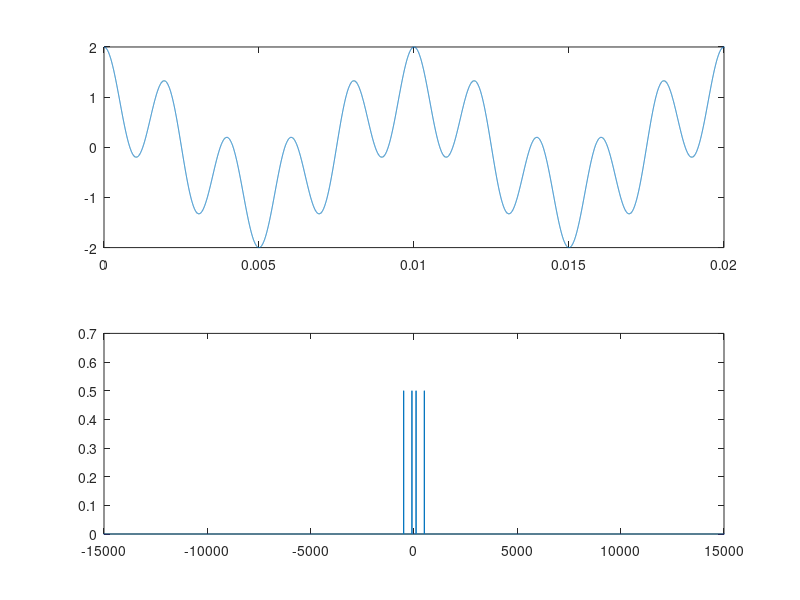
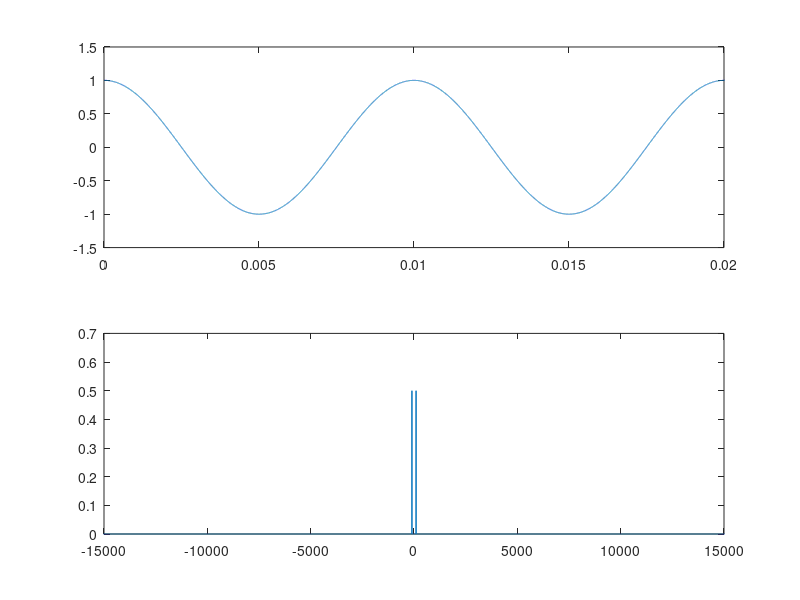

Source code (MATLAB) for these figures, in order:
%%------------------------------------------------------------| 
% FILTRO PASSA BAIXA NO DOMINIO DA FREQUENCIA
% FREQUENCIA DE CORTE: 300Hz.
%%------------------------------------------------------------|
clear all; close all; clc;
%%------------------------------------------------------------| SINAL
A = 1;
fm = 1e3;
fc = 10e3;
N = 100;
fs = N*fc;
ts = 1/fs;
t_final = 1;
filtro_pb = [zeros(1,499700) ones(1,601) zeros(1,499700)];
t = [0:ts:t_final];
y = cos(2*pi*100*t) + cos(2*pi*500*t);
T = length(y);
f = [-fs/2:1:fs/2];

Y = fft(y);
Y = fftshift(Y);
Y1 = abs(Y).*filtro_pb;
y1 = ifftshift(Y1);
y1 = ifft(y1);

%%------------------------------------------------------------| PLOT
figure(1)
subplot(211)
plot(t,y)
xlim([0 20e-3])
subplot(212)
plot(f,abs(Y)/length(y))
xlim([-15e3 15e3])

figure(2)
title('SINAL FILTRADO')
subplot(211)
plot(t,y1)
xlim([0 20e-3])
subplot(212)
plot(f,abs(Y1)/length(y))
xlim([-15e3 15e3])